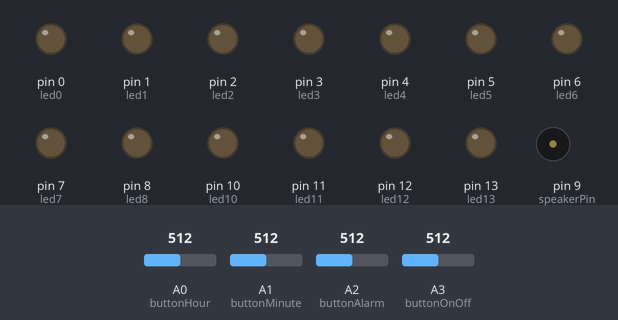
Recording of a sketch running on a simulated Arduino Uno, built with avr-gcc and run on an emulated ATmega328P. Shown: output pins drawn as LEDs (lit = HIGH), buzzer (waves = sounding). Dashed ring = blinking. The inputs (shaded band) are chosen by the test bench; at power-on: A2 (buttonAlarm) = 512, A0 (buttonHour) = 512, A1 (buttonMinute) = 512, A3 (buttonOnOff) = 512.

Above: at 0.3 s.
1.7 s: A2 (buttonAlarm) set to 986
5.2 s: A2 (buttonAlarm) set to 1015
At 7.8 s:
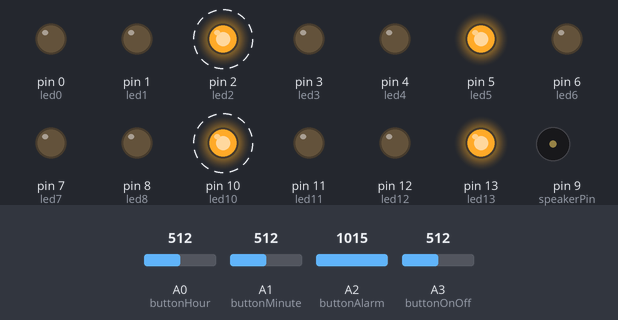
8.7 s: A0 (buttonHour) set to 988
12.2 s: A0 (buttonHour) set to 1016
At 12.51 s:
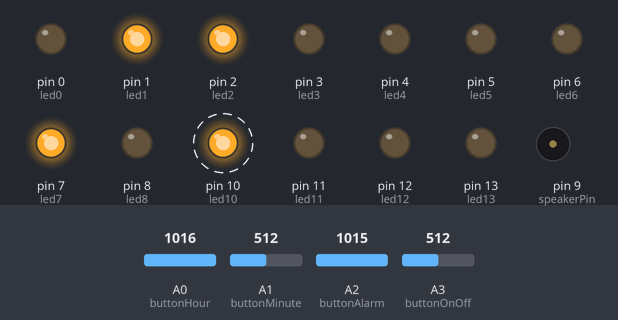
15.7 s: A2 (buttonAlarm) set to 992
At 16.92 s:
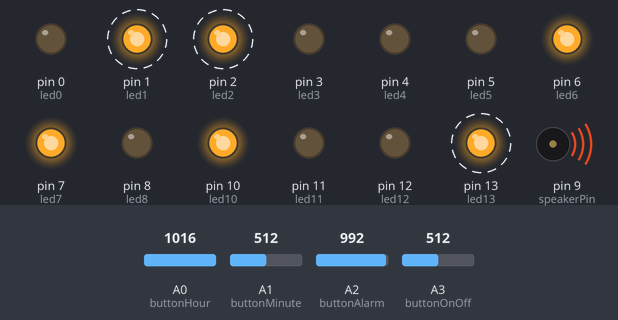
19.2 s: A0 (buttonHour) set to 992
At 20.33 s:
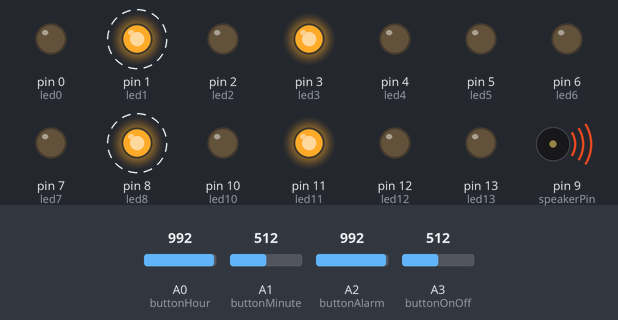
Timing chart, 0 to 31.5 s (numbered marks = the images above; inputs shaded):
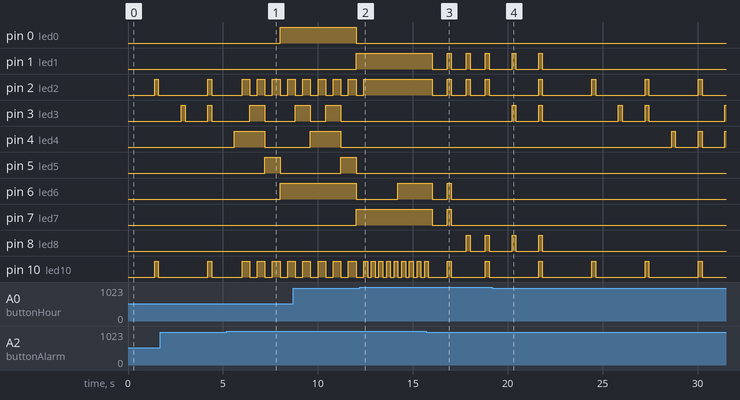

Measured:
- the behaviour switches between 999 and 1000 on A2 (buttonAlarm) (found by bisection; images 0 and 1)
- the behaviour switches between 999 and 1000 on A0 (buttonHour) (found by bisection; images 1 and 2)
- after the input at 5.2 s, pin 0 (led0), pin 6 (led6): LOW → HIGH after 2.8 s; pin 5 (led5), pin 13 (led13): LOW → HIGH after 2.0 s, → LOW 0.80 s later; tone on pin 9 (speakerPin): stops changing and stays silent
- after the input at 12.2 s, pin 1 (led1), pin 7 (led7): stays HIGH (without the input it goes to LOW after 1.4 s); pin 2 (led2): goes on until 12.4 s, then stays HIGH; pin 3 (led3): stops changing and stays LOW; pin 4 (led4): stays LOW (without the input it goes to HIGH after 3.0 s); pin 6 (led6): LOW → HIGH after 2.0 s
- after the input at 15.7 s, pin 1 (led1), pin 2 (led2): alternates HIGH for 0.20 s and LOW for 0.80 s, starting after 0.33 s
- after the input at 19.2 s, pin 1 (led1): alternates HIGH for 0.20 s and LOW for 1.2 s, 4 changes in all, then stays LOW, starting after 1.0 s; pin 2 (led2): alternates HIGH for 0.20 s and LOW for 2.6 s, starting after 2.4 s
- by itself, pin 2 (led2), pin 10 (led10): alternates HIGH for 0.40 s and LOW for 0.40 s
- by itself, pin 3 (led3): alternates HIGH for 0.80 s and LOW for 0.80 s

The sketch:

binary_clock.ino
```cpp
//определим выводы светодиодов подключаемых к arduino
  int led0 = 0;
  int led1 = 1;
  int led2 = 2;
  int led3 = 3;
  int led4 = 4;
  int led5 = 5;
  int led6 = 6;
  int led7 = 7;
  int led8 = 8;
  int led10 = 10;
  int led11 = 11;
  int led12 = 12;
  int led13 = 13;

//выводы кнопок
  int buttonHour = 0;
  int buttonMinute = 1;
  int buttonAlarm = 2;
  int buttonOnOff = 3;
//вывод динамика
  int speakerPin = 9;

  //считанные с аналоговых разьемов значения
  int hourValue, minuteValue, alarmValue, ledsOnOffValue;

  //сохраняем время
  int secondClock = 0, minuteClock = 0, hourClock = 0;
  //сохраняем время будильника
  int secondAlarm = 0, minuteAlarm = 0, hourAlarm = 0;

 //Для вывода младшего рязряда минут и часов
  int lowNumMinuteClock, lowNumHourClock;
 //тоже самое, только для будильника
  int lowNumMinuteAlarm, lowNumHourAlarm;
  //предыдущее значение времени
  unsigned long oldTime = 0;
  //по значению в них видно нажата кнопка или нет
  int minuteButtValue = 0, hourButtValue = 0;
  //режим часов или будильника
  boolean modeClock = true, modeAlarm = false;
  //активирован ли будильник
  boolean alarmOnOff = false;

  //для динамика
  int length = 28;
  int tempo = 300;
  char notes[] = "caagafcccaahgCCddhhagffaagaf ";
  int beats[] = { 1, 1, 1, 1, 1, 1, 1, 1, 1, 1, 1, 1, 1, 1, 1, 1, 1, 1, 1, 1, 1, 1, 1, 1, 1, 1, 1, 3 };


  void setup()
  {
    pinMode(led0, OUTPUT);  pinMode(led1, OUTPUT);  pinMode(led2, OUTPUT);
    pinMode(led3, OUTPUT);  pinMode(led4, OUTPUT); pinMode(led5, OUTPUT);
    pinMode(led6, OUTPUT);  pinMode(led7, OUTPUT);  pinMode(led8, OUTPUT);
    pinMode(led10, OUTPUT);  pinMode(led11, OUTPUT);  pinMode(led12, OUTPUT);
    pinMode(led13, OUTPUT);

    pinMode(speakerPin, OUTPUT);
  }


void timing()
  {
    if (millis()-oldTime >= 1000)
    {
      oldTime = millis();
      secondClock++;
    }
    if (secondClock >= 60) { minuteClock++; secondClock = 0; }
    if (minuteClock >= 60) { hourClock++;   minuteClock = 0; }
    if (hourClock >= 24)   { hourClock = 0; minuteClock = 0; }

    if (minuteAlarm >= 60) { minuteAlarm = 0; }
    if (hourAlarm >= 24)   { hourAlarm = 0; }
    //надо посчитать остаток от деления на 10
    //для получения младшых разрядов чисел минут и часов

    lowNumMinuteAlarm = minuteAlarm%10;
    lowNumHourAlarm = hourAlarm%10;

    lowNumMinuteClock = minuteClock%10;
    lowNumHourClock = hourClock%10;
  }

void lightOnLed(boolean modeClock)
{
      //Переменные для хранения значений секунд, минут и часов для непосредственно вывода
    int second = 0, minute = 0, hour = 0;
    int lowNumMinute, lowNumHour;
    if (modeClock == false)
    {
      hour = hourAlarm;
      minute = minuteAlarm;
      lowNumHour = lowNumHourAlarm;
      lowNumMinute = lowNumMinuteAlarm;
    }else
    {
      hour = hourClock;
      minute = minuteClock;
      lowNumHour = lowNumHourClock;
      lowNumMinute = lowNumMinuteClock;
    }
    ledsOnOffValue = analogRead(buttonOnOff);
    // зажигаем светодиодики, если нажата кнопка, иначе гасим их
    if ((ledsOnOffValue < 1000 && modeAlarm == true && alarmOnOff == true) || (ledsOnOffValue < 1000 && modeClock == true))
    {
      //отображение часов
      //верхний ряд светодиодов, первый справа
      if(hour >= 10 && hour < 20) {digitalWrite(led0, HIGH);}
      else { digitalWrite(led0,LOW);}

      //второй справа светодиод
      if(hour >= 20 && hour < 24) {digitalWrite(led1, HIGH);}
      else {digitalWrite(led1,LOW);}

      //Нижний ряд светодиодов, первый светодиод справа
      if (lowNumHour==1 || lowNumHour==3 || lowNumHour==5 || lowNumHour==7 || lowNumHour==9){ digitalWrite(led2, HIGH);}
      else {digitalWrite(led2, LOW);}

      //второй светодиод справа
      if (lowNumHour==2 || lowNumHour==3 || lowNumHour==6 || lowNumHour==7){digitalWrite(led3, HIGH);}
      else {digitalWrite(led3, LOW);}

      //третий светодиод справа
      if (lowNumHour==4 || lowNumHour==5 || lowNumHour==6 || lowNumHour==7){ digitalWrite(led4, HIGH);}
      else{ digitalWrite(led4, LOW);}

      //четвертый светодиод справа
      if (lowNumHour==8 || lowNumHour==9){digitalWrite(led5, HIGH);}
      else{digitalWrite(led5, LOW);}

      //отображение минут
      //верхний ряд светодиодов, первый справа светодиод
      if((minute >= 10 && minute < 20) || (minute >= 30 && minute < 40) || (minute >=50 && minute < 60)) {digitalWrite(led6, HIGH);}
      else {digitalWrite(led6,LOW);}
      //второй справа светодиод
      if(minute >= 20 && minute < 40) {digitalWrite(led7, HIGH);}
      else {digitalWrite(led7,LOW);}
      //третий светодиод справа
      if(minute >= 40 && minute < 60) {digitalWrite(led8, HIGH);}
      else {digitalWrite(led8,LOW);}

      //нижний ряд светодиодов, первый справа
      if (lowNumMinute==1 || lowNumMinute==3 || lowNumMinute==5 || lowNumMinute==7 || lowNumMinute==9) {digitalWrite(led10, HIGH);}
      else {digitalWrite(led10, LOW);}
      //второй справа светодиод
      if (lowNumMinute==2 || lowNumMinute==3 || lowNumMinute==6 || lowNumMinute==7) {digitalWrite(led11, HIGH);}
      else {digitalWrite(led11, LOW);}
      //третий справа светодиод
      if (lowNumMinute==4 || lowNumMinute==5 || lowNumMinute==6 || lowNumMinute==7){digitalWrite(led12, HIGH);}
      else { digitalWrite(led12, LOW);}
      //четвертый справа светодиод
      if (lowNumMinute==8 || lowNumMinute==9){digitalWrite(led13, HIGH);}
      else {digitalWrite(led13, LOW);}
    }else
    {
       for(int i=0;i<=13;i++){  digitalWrite(i, LOW); }
    }
}

void readButtons()
{
    alarmValue = analogRead(buttonAlarm);
    //обрабатываем нажатие на кнопку переключения режимов
    if (alarmValue < 1000)
    {
      if (modeClock == true)
      {
        modeClock = false;
        modeAlarm = true;
        tone(speakerPin, 1900);
        delay(200);
        noTone(speakerPin);

        //после переключения режимов, обнуляем все сигналы на цифровых выходах
        for(int i=0;i<=13;i++)  { digitalWrite(i, LOW); }
        delay(200);
      } else
      {
        modeClock = true;
        modeAlarm = false;
        //после переключения режимов, обнуляем все сигналы на цифровых выходах
        for(int i=0;i<=13;i++) { digitalWrite(i, LOW);}
        delay(200);
      }

    }
    //считывание нажатий на кнопjr изменения часов и минут
    hourValue = analogRead(buttonHour);
    minuteValue = analogRead(buttonMinute);
    //в режиме будильника при нажатии на кнопки увеличения минут и часов включают или выключают будильник()
    if (hourValue < 1000 && minuteValue < 1000)
    {
      if (alarmOnOff == false) {alarmOnOff = true;}else {alarmOnOff = false;}
    }
    //обработка нажатия на кнопку прибавления часов
    if (modeClock == true)
    {
      if (hourValue < 1000)
      {
        hourClock = hourClock + 1;
        delay(200);
      }
      //нажатие на кнопку прибавления минут

      if (minuteValue < 1000)
      {
        minuteClock = minuteClock + 1;;
        delay(200);
      }
    }else
    //увеличиваем значение минут и часов будильника
    {
      if (hourValue < 1000)
      {
        hourAlarm = hourAlarm + 1;
        delay(200);
      }
      //нажатие на кнопку прибавления минут

      if (minuteValue < 1000)
      {
        minuteAlarm = minuteAlarm + 1;;
        delay(200);
      }
    }
}

void playTone(int tone, int duration)
{
  for (long i = 0; i < duration * 1000L; i += tone * 2) {
    digitalWrite(speakerPin, HIGH);
    delayMicroseconds(tone);
    digitalWrite(speakerPin, LOW);
    delayMicroseconds(tone);
  }
}

void playNote(char note, int duration)
{
  char names[] = { 'c', 'd', 'e', 'f', 'g', 'a', 'b', 'C' };
  int tones[] = { 1915, 1700, 1519, 1432, 1275, 1136, 1014, 956 };

  // проиграть тон, соответствующий ноте
  for (int i = 0; i < 8; i++) {
    if (names[i] == note) {
      playTone(tones[i], duration);

    }
  }
}

void playAlarm()
{
  if ((secondClock == secondAlarm && minuteClock == minuteAlarm && hourClock == hourAlarm && alarmOnOff == true))
  {
      for (int i = 0; i < length; i++)
      {
        playNote(notes[i], beats[i] * tempo);
        delay(tempo / 4);
        //считаываем значение с кнопки переключения режимов, (при проигрывании мелодии она будет выключать будильник)
        alarmValue = analogRead(buttonAlarm);
        if (alarmValue < 1000)
        {
          alarmOnOff = false;
          goto exit;
        }
      }
     //прибавляем длительность мелодии к времени, чтобы не сбить его
     secondClock=secondClock+10;
     //если пользователь не выключил будильник сам, тогда мелодия повторится на следующей минуте
     minuteAlarm++;
  }
exit:return;
}

//главный цикл, вызов всех процедур
void loop()
{
    timing();
    lightOnLed(modeClock);
    readButtons();
    playAlarm();
}
```
